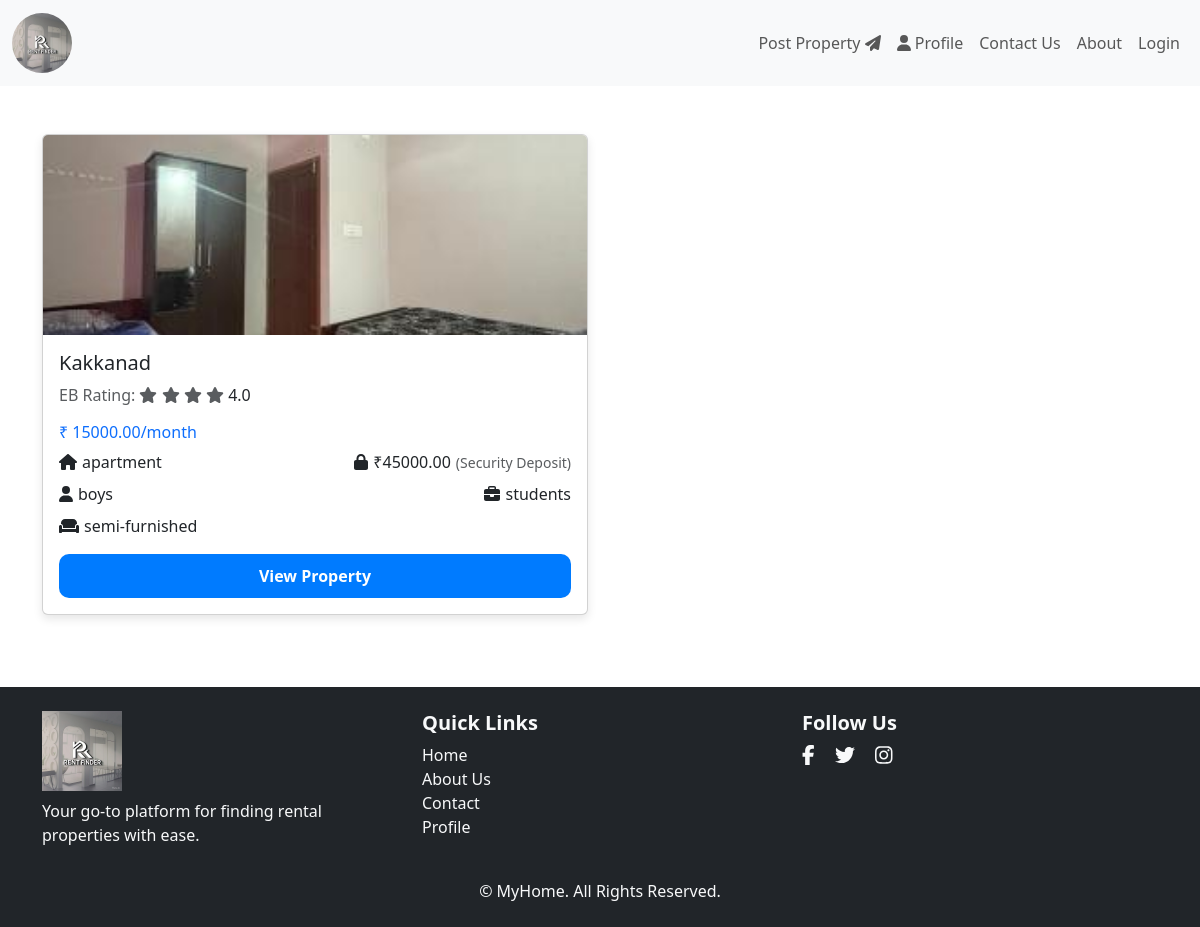
The app's page /, older data.
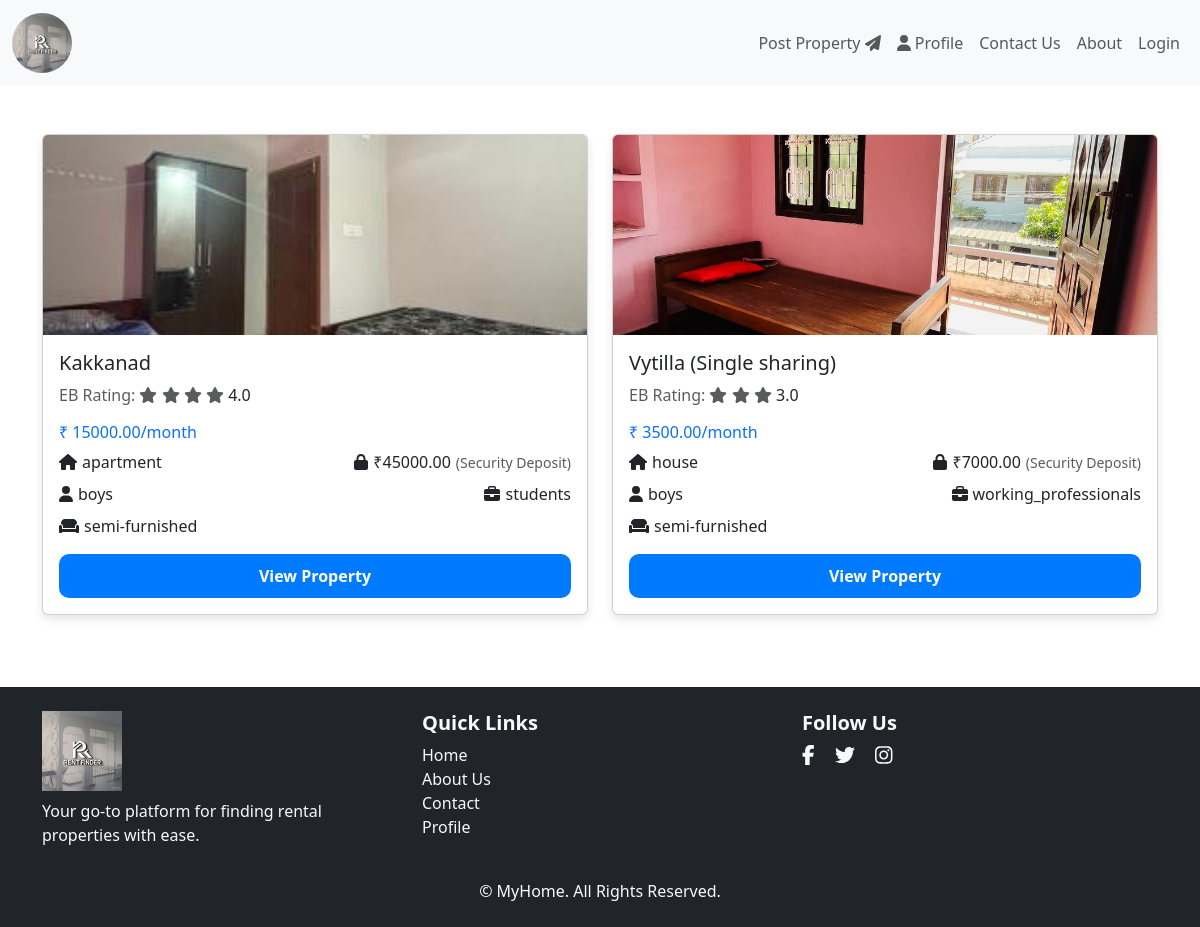
The same page, newer data.
### app/models.py (models this page shows, shortened)
class House(models.Model):
    PROPERTY_TYPES = [
        ('apartment', 'Apartment'),
        ('flat', 'Flat'),
        ('house', 'House'),
        ('pg', 'PG'),
    ]
    BHK_CHOICES = [
        ('1RK', '1 RK'),
        ('1BHK', '1 BHK'),
        ('2BHK', '2 BHK'),
        ('3BHK', '3 BHK'),
        ('4BHK', '4 BHK'),
    ]
    PREFERRED_TENANTS = [
        ('boys', 'Boys'),
        ('girls', 'Girls'),
        ('couples', 'Couples'),
        ('family', 'Family'),
        ('mixed', 'Mixed'),
        ('unmarried_couples', 'Unmarried Couples'),
    ]
    LOOKING_FOR_CHOICES = [
        ('students', 'Students'),
        ('working_professionals', 'Working Professionals'),
        ('family', 'Family'),
    ]
    title = models.CharField(max_length=200)
    description = models.TextField()
    price = models.DecimalField(max_digits=10, decimal_places=2)
    security_deposit = models.DecimalField(max_digits=10, decimal_places=2, default=0)
    location = models.CharField(max_length=200)
    image = models.ImageField(blank=True, null=True)
    property_type = models.CharField(max_length=20, choices=PROPERTY_TYPES)
    bhk_type = models.CharField(max_length=10, choices=BHK_CHOICES, default='1RK')
    preferred_tenants = models.CharField(max_length=20, choices=PREFERRED_TENANTS)
    looking_for = models.CharField(max_length=30, choices=LOOKING_FOR_CHOICES)
    bedrooms = models.PositiveIntegerField(default=1)
    bathrooms = models.PositiveIntegerField(default=1)
    furnishing = models.CharField(max_length=50, choices=[('semi-furnished', 'Semi-Furnished'), ('fully-furnished', 'Fully-Furnished'), ('unfurnished', 'Unfurnished')])
    rating = models.FloatField(default=0.0)
    available_from = models.DateField()

### app/views.py (the view)
# urls.py: path('',views.user_home),
def user_home(req):
    houses=House.objects.all()
    return render(req,'user/home.html',{'houses':houses})

### template/user/home.html (shortened to what this page needs)
<!DOCTYPE html>
<html lang="en">
<head>
   {% load static %}
    <link rel="stylesheet" href="{% static 'css/user.css' %}">
    <link href="https://cdn.jsdelivr.net/npm/bootstrap@5.3.0/dist/css/bootstrap.min.css" rel="stylesheet">
    <link rel="stylesheet" href="https://cdnjs.cloudflare.com/ajax/libs/font-awesome/6.5.1/css/all.min.css">
</head>
<body>
    <header class="header">
        <nav class="navbar navbar-expand-lg navbar-light bg-light">
            <div class="container-fluid">
                <a href="" class="navbar-brand">
                    <img src="{% static 'img/Logo.jpg' %}" alt="Logo" class="img-fluid rounded-circle" style="height: 60px; width: 60px; object-fit: cover;">
                </a>
                <div class="collapse navbar-collapse" id="navbarNav">
                    <ul class="navbar-nav ms-auto">
                        <li class="nav-item"><a class="nav-link" href="#">Post Property <i class="fas fa-paper-plane"></i></a></li>
                        <li class="nav-item"><a class="nav-link" href="profile"><i class="fa-solid fa-user"></i> Profile</a></li>
                        <li class="nav-item"><a class="nav-link" href="contact">Contact Us</a></li>
                        <li class="nav-item"><a class="nav-link" href="#">About</a></li>
                        {% if user.is_authenticated %}
                            <li class="nav-item"><a class="nav-link" href="logout">Logout</a></li>
                        {% else %}
                            <li class="nav-item"><a class="nav-link" href="login">Login</a></li>
                        {% endif %}
                    </ul>
                </div>
            </div>
        </nav>
    </header>
   <div class="container mt-5">
      <div class="row">
          {% for house in houses %}
          <div class="col-md-6 mb-4">
              <div class="card">
                  <img src="{{ house.image.url }}" alt="House Image">
                  <div class="p-3">
                      <h5>{{ house.title }}</h5>
                      <p class="text-muted">EB Rating:
                          <span class="rating">
                              {% for _ in "x"|rjust:house.rating|make_list %}
                                  <i class="fas fa-star"></i>
                              {% endfor %}
                              <span class="text-dark">{{ house.rating }}</span>
                          </span>
                      </p>
                      <h6 class="text-primary">₹ {{ house.price }}/month</h6>
                      <div class="d-flex justify-content-between mt-2">
                          <div class="info-icon"><i class="fas fa-home"></i> {{ house.property_type }}</div>
                          <div class="info-icon"><i class="fas fa-lock"></i> ₹{{ house.security_deposit }} <small class="text-muted">(Security Deposit)</small></div>
                      </div>
                      <div class="d-flex justify-content-between mt-2">
                          <div class="info-icon"><i class="fas fa-user"></i> {{ house.preferred_tenants }}</div>
                          <div class="info-icon"><i class="fas fa-briefcase"></i> {{ house.looking_for }}</div>
                      </div>
                      <div class="info-icon mt-2"><i class="fas fa-couch"></i> {{ house.furnishing }}</div>
                      <a href="../house_detail/{{house.id}}" class="view-btn mt-3">View Property</a>
                  </div>
              </div>
          </div>
          {% endfor %}
      </div>
  </div>
  <footer class="bg-dark text-light mt-5">
    <div class="container py-4">
        <div class="row">
            <div class="col-md-4 text-center text-md-start">
                <img src="{% static 'img/Logo.jpg' %}" alt="Logo" class="img-fluid mb-2" style="height: 80px; width: 80px; object-fit: cover;">
                <p>Your go-to platform for finding rental properties with ease.</p>
            </div>
            <div class="col-md-4">
                <h5 class="fw-bold">Quick Links</h5>
                <ul class="list-unstyled">
                    <li><a href="#" class="text-light text-decoration-none">Home</a></li>
                    <li><a href="" class="text-light text-decoration-none">About Us</a></li>
                    <li><a href="contact" class="text-light text-decoration-none">Contact</a></li>
                    <li><a href="profile" class="text-light text-decoration-none">Profile</a></li>
                </ul>
            </div>
            <div class="col-md-4 text-center text-md-start">
                <h5 class="fw-bold">Follow Us</h5>
                <a href="#" class="text-light me-3"><i class="fab fa-facebook-f fa-lg"></i></a>
                <a href="#" class="text-light me-3"><i class="fab fa-twitter fa-lg"></i></a>
                <a href="#" class="text-light me-3"><i class="fab fa-instagram fa-lg"></i></a>
            </div>
        </div>
        <div class="text-center mt-3">
            <p class="mb-0">&copy;  MyHome. All Rights Reserved.</p>
        </div>
    </div>
</footer>
</body>
</html>

### static/css/user.css (style rules this page uses)
body { background-color: #f8f9fa; }
.card { border-radius: 15px; overflow: hidden; box-shadow: 0 4px 10px rgba(0, 0, 0, 0.1); }
.card img { width: 100%; height: 200px; object-fit: cover; }
.info-icon { display: flex; align-items: center; gap: 5px; }
.view-btn { display: block; width: 100%; text-align: center; border-radius: 10px; padding: 10px; background-color: #007bff; color: white; text-decoration: none; font-weight: bold; }

Row changes from the older to the newer data that the page shows:
added House: image (picture), title "Vytilla (Single sharing)", rating "3.0", price "3500.00", property_type "house", security_deposit "7000.00", preferred_tenants "boys", looking_for "working_professionals", furnishing "semi-furnished"
